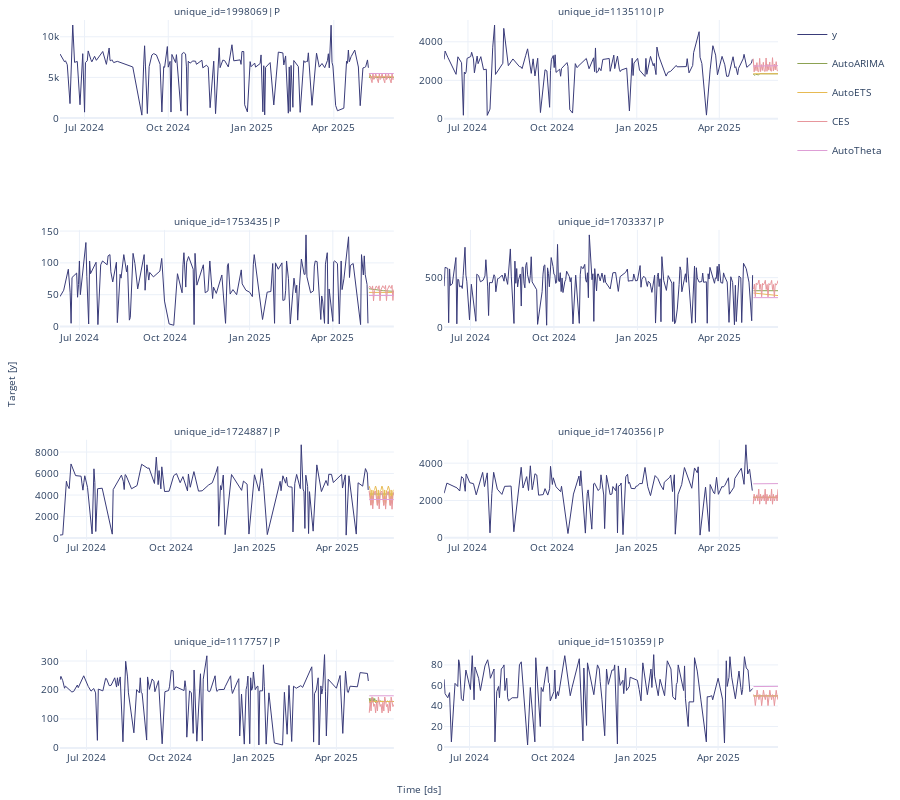

The notebook cell saved with this chart:
### Code cell
# StatsForecast plot
auto_sf.plot(plot_df, stock_pred_auto, engine='plotly')

### Figure 1 — Plotly figure (JSON) as saved in the notebook; plotly's stock layout.template omitted (floating-point values rounded to 4 significant figures; data arrays with more than 128 entries replaced by an {"elided": "..."} marker saying what was removed)
{"data": [{"legendgroup": "y", "line": {"color": "#393b79", "width": 1}, "mode": "lines", "name": "y", "showlegend": true, "type": "scatter", "x": {"elided": "170 str values"}, "xaxis": "x", "y": {"elided": "170 float values"}, "yaxis": "y"}, {"legendgroup": "AutoARIMA", "line": {"color": "#8ca252", "width": 1}, "mode": "lines", "name": "AutoARIMA", "showlegend": true, "type": "scatter", "x": {"elided": "170 str values"}, "xaxis": "x", "y": {"elided": "170 float values"}, "yaxis": "y"}, {"legendgroup": "AutoETS", "line": {"color": "#e7ba52", "width": 1}, "mode": "lines", "name": "AutoETS", "showlegend": true, "type": "scatter", "x": {"elided": "170 str values"}, "xaxis": "x", "y": {"elided": "170 float values"}, "yaxis": "y"}, {"legendgroup": "CES", "line": {"color": "#e7969c", "width": 1}, "mode": "lines", "name": "CES", "showlegend": true, "type": "scatter", "x": {"elided": "170 str values"}, "xaxis": "x", "y": {"elided": "170 float values"}, "yaxis": "y"}, {"legendgroup": "AutoTheta", "line": {"color": "#de9ed6", "width": 1}, "mode": "lines", "name": "AutoTheta", "showlegend": true, "type": "scatter", "x": {"elided": "170 str values"}, "xaxis": "x", "y": {"elided": "170 float values"}, "yaxis": "y"}, {"legendgroup": "y", "line": {"color": "#393b79", "width": 1}, "mode": "lines", "name": "y", "showlegend": false, "type": "scatter", "x": {"elided": "157 str values"}, "xaxis": "x2", "y": {"elided": "157 float values"}, "yaxis": "y2"}, {"legendgroup": "AutoARIMA", "line": {"color": "#8ca252", "width": 1}, "mode": "lines", "name": "AutoARIMA", "showlegend": false, "type": "scatter", "x": {"elided": "157 str values"}, "xaxis": "x2", "y": {"elided": "157 float values"}, "yaxis": "y2"}, {"legendgroup": "AutoETS", "line": {"color": "#e7ba52", "width": 1}, "mode": "lines", "name": "AutoETS", "showlegend": false, "type": "scatter", "x": {"elided": "157 str values"}, "xaxis": "x2", "y": {"elided": "157 float values"}, "yaxis": "y2"}, {"legendgroup": "CES", "line": {"color": "#e7969c", "width": 1}, "mode": "lines", "name": "CES", "showlegend": false, "type": "scatter", "x": {"elided": "157 str values"}, "xaxis": "x2", "y": {"elided": "157 float values"}, "yaxis": "y2"}, {"legendgroup": "AutoTheta", "line": {"color": "#de9ed6", "width": 1}, "mode": "lines", "name": "AutoTheta", "showlegend": false, "type": "scatter", "x": {"elided": "157 str values"}, "xaxis": "x2", "y": {"elided": "157 float values"}, "yaxis": "y2"}, {"legendgroup": "y", "line": {"color": "#393b79", "width": 1}, "mode": "lines", "name": "y", "showlegend": false, "type": "scatter", "x": {"elided": "169 str values"}, "xaxis": "x3", "y": {"elided": "169 float values"}, "yaxis": "y3"}, {"legendgroup": "AutoARIMA", "line": {"color": "#8ca252", "width": 1}, "mode": "lines", "name": "AutoARIMA", "showlegend": false, "type": "scatter", "x": {"elided": "169 str values"}, "xaxis": "x3", "y": {"elided": "169 float values"}, "yaxis": "y3"}, {"legendgroup": "AutoETS", "line": {"color": "#e7ba52", "width": 1}, "mode": "lines", "name": "AutoETS", "showlegend": false, "type": "scatter", "x": {"elided": "169 str values"}, "xaxis": "x3", "y": {"elided": "169 float values"}, "yaxis": "y3"}, {"legendgroup": "CES", "line": {"color": "#e7969c", "width": 1}, "mode": "lines", "name": "CES", "showlegend": false, "type": "scatter", "x": {"elided": "169 str values"}, "xaxis": "x3", "y": {"elided": "169 float values"}, "yaxis": "y3"}, {"legendgroup": "AutoTheta", "line": {"color": "#de9ed6", "width": 1}, "mode": "lines", "name": "AutoTheta", "showlegend": false, "type": "scatter", "x": {"elided": "169 str values"}, "xaxis": "x3", "y": {"elided": "169 float values"}, "yaxis": "y3"}, {"legendgroup": "y", "line": {"color": "#393b79", "width": 1}, "mode": "lines", "name": "y", "showlegend": false, "type": "scatter", "x": {"elided": "243 str values"}, "xaxis": "x4", "y": {"elided": "243 float values"}, "yaxis": "y4"}, {"legendgroup": "AutoARIMA", "line": {"color": "#8ca252", "width": 1}, "mode": "lines", "name": "AutoARIMA", "showlegend": false, "type": "scatter", "x": {"elided": "243 str values"}, "xaxis": "x4", "y": {"elided": "243 float values"}, "yaxis": "y4"}, {"legendgroup": "AutoETS", "line": {"color": "#e7ba52", "width": 1}, "mode": "lines", "name": "AutoETS", "showlegend": false, "type": "scatter", "x": {"elided": "243 str values"}, "xaxis": "x4", "y": {"elided": "243 float values"}, "yaxis": "y4"}, {"legendgroup": "CES", "line": {"color": "#e7969c", "width": 1}, "mode": "lines", "name": "CES", "showlegend": false, "type": "scatter", "x": {"elided": "243 str values"}, "xaxis": "x4", "y": {"elided": "243 float values"}, "yaxis": "y4"}, {"legendgroup": "AutoTheta", "line": {"color": "#de9ed6", "width": 1}, "mode": "lines", "name": "AutoTheta", "showlegend": false, "type": "scatter", "x": {"elided": "243 str values"}, "xaxis": "x4", "y": {"elided": "243 float values"}, "yaxis": "y4"}, {"legendgroup": "y", "line": {"color": "#393b79", "width": 1}, "mode": "lines", "name": "y", "showlegend": false, "type": "scatter", "x": {"elided": "137 str values"}, "xaxis": "x5", "y": {"elided": "137 float values"}, "yaxis": "y5"}, {"legendgroup": "AutoARIMA", "line": {"color": "#8ca252", "width": 1}, "mode": "lines", "name": "AutoARIMA", "showlegend": false, "type": "scatter", "x": {"elided": "137 str values"}, "xaxis": "x5", "y": {"elided": "137 float values"}, "yaxis": "y5"}, {"legendgroup": "AutoETS", "line": {"color": "#e7ba52", "width": 1}, "mode": "lines", "name": "AutoETS", "showlegend": false, "type": "scatter", "x": {"elided": "137 str values"}, "xaxis": "x5", "y": {"elided": "137 float values"}, "yaxis": "y5"}, {"legendgroup": "CES", "line": {"color": "#e7969c", "width": 1}, "mode": "lines", "name": "CES", "showlegend": false, "type": "scatter", "x": {"elided": "137 str values"}, "xaxis": "x5", "y": {"elided": "137 float values"}, "yaxis": "y5"}, {"legendgroup": "AutoTheta", "line": {"color": "#de9ed6", "width": 1}, "mode": "lines", "name": "AutoTheta", "showlegend": false, "type": "scatter", "x": {"elided": "137 str values"}, "xaxis": "x5", "y": {"elided": "137 float values"}, "yaxis": "y5"}, {"legendgroup": "y", "line": {"color": "#393b79", "width": 1}, "mode": "lines", "name": "y", "showlegend": false, "type": "scatter", "x": {"elided": "155 str values"}, "xaxis": "x6", "y": {"elided": "155 float values"}, "yaxis": "y6"}, {"legendgroup": "AutoARIMA", "line": {"color": "#8ca252", "width": 1}, "mode": "lines", "name": "AutoARIMA", "showlegend": false, "type": "scatter", "x": {"elided": "155 str values"}, "xaxis": "x6", "y": {"elided": "155 float values"}, "yaxis": "y6"}, {"legendgroup": "AutoETS", "line": {"color": "#e7ba52", "width": 1}, "mode": "lines", "name": "AutoETS", "showlegend": false, "type": "scatter", "x": {"elided": "155 str values"}, "xaxis": "x6", "y": {"elided": "155 float values"}, "yaxis": "y6"}, {"legendgroup": "CES", "line": {"color": "#e7969c", "width": 1}, "mode": "lines", "name": "CES", "showlegend": false, "type": "scatter", "x": {"elided": "155 str values"}, "xaxis": "x6", "y": {"elided": "155 float values"}, "yaxis": "y6"}, {"legendgroup": "AutoTheta", "line": {"color": "#de9ed6", "width": 1}, "mode": "lines", "name": "AutoTheta", "showlegend": false, "type": "scatter", "x": {"elided": "155 str values"}, "xaxis": "x6", "y": {"elided": "155 float values"}, "yaxis": "y6"}, {"legendgroup": "y", "line": {"color": "#393b79", "width": 1}, "mode": "lines", "name": "y", "showlegend": false, "type": "scatter", "x": {"elided": "164 str values"}, "xaxis": "x7", "y": {"elided": "164 float values"}, "yaxis": "y7"}, {"legendgroup": "AutoARIMA", "line": {"color": "#8ca252", "width": 1}, "mode": "lines", "name": "AutoARIMA", "showlegend": false, "type": "scatter", "x": {"elided": "164 str values"}, "xaxis": "x7", "y": {"elided": "164 float values"}, "yaxis": "y7"}, {"legendgroup": "AutoETS", "line": {"color": "#e7ba52", "width": 1}, "mode": "lines", "name": "AutoETS", "showlegend": false, "type": "scatter", "x": {"elided": "164 str values"}, "xaxis": "x7", "y": {"elided": "164 float values"}, "yaxis": "y7"}, {"legendgroup": "CES", "line": {"color": "#e7969c", "width": 1}, "mode": "lines", "name": "CES", "showlegend": false, "type": "scatter", "x": {"elided": "164 str values"}, "xaxis": "x7", "y": {"elided": "164 float values"}, "yaxis": "y7"}, {"legendgroup": "AutoTheta", "line": {"color": "#de9ed6", "width": 1}, "mode": "lines", "name": "AutoTheta", "showlegend": false, "type": "scatter", "x": {"elided": "164 str values"}, "xaxis": "x7", "y": {"elided": "164 float values"}, "yaxis": "y7"}, {"legendgroup": "y", "line": {"color": "#393b79", "width": 1}, "mode": "lines", "name": "y", "showlegend": false, "type": "scatter", "x": {"elided": "173 str values"}, "xaxis": "x8", "y": {"elided": "173 float values"}, "yaxis": "y8"}, {"legendgroup": "AutoARIMA", "line": {"color": "#8ca252", "width": 1}, "mode": "lines", "name": "AutoARIMA", "showlegend": false, "type": "scatter", "x": {"elided": "173 str values"}, "xaxis": "x8", "y": {"elided": "173 float values"}, "yaxis": "y8"}, {"legendgroup": "AutoETS", "line": {"color": "#e7ba52", "width": 1}, "mode": "lines", "name": "AutoETS", "showlegend": false, "type": "scatter", "x": {"elided": "173 str values"}, "xaxis": "x8", "y": {"elided": "173 float values"}, "yaxis": "y8"}, {"legendgroup": "CES", "line": {"color": "#e7969c", "width": 1}, "mode": "lines", "name": "CES", "showlegend": false, "type": "scatter", "x": {"elided": "173 str values"}, "xaxis": "x8", "y": {"elided": "173 float values"}, "yaxis": "y8"}, {"legendgroup": "AutoTheta", "line": {"color": "#de9ed6", "width": 1}, "mode": "lines", "name": "AutoTheta", "showlegend": false, "type": "scatter", "x": {"elided": "173 str values"}, "xaxis": "x8", "y": {"elided": "173 float values"}, "yaxis": "y8"}], "layout": {"annotations": [{"font": {"size": 10}, "showarrow": false, "text": "unique_id=1998069|P", "x": 0.2325, "xanchor": "center", "xref": "paper", "y": 1, "yanchor": "bottom", "yref": "paper"}, {"font": {"size": 10}, "showarrow": false, "text": "unique_id=1135110|P", "x": 0.7675, "xanchor": "center", "xref": "paper", "y": 1, "yanchor": "bottom", "yref": "paper"}, {"font": {"size": 10}, "showarrow": false, "text": "unique_id=1753435|P", "x": 0.2325, "xanchor": "center", "xref": "paper", "y": 0.7125, "yanchor": "bottom", "yref": "paper"}, {"font": {"size": 10}, "showarrow": false, "text": "unique_id=1703337|P", "x": 0.7675, "xanchor": "center", "xref": "paper", "y": 0.7125, "yanchor": "bottom", "yref": "paper"}, {"font": {"size": 10}, "showarrow": false, "text": "unique_id=1724887|P", "x": 0.2325, "xanchor": "center", "xref": "paper", "y": 0.425, "yanchor": "bottom", "yref": "paper"}, {"font": {"size": 10}, "showarrow": false, "text": "unique_id=1740356|P", "x": 0.7675, "xanchor": "center", "xref": "paper", "y": 0.425, "yanchor": "bottom", "yref": "paper"}, {"font": {"size": 10}, "showarrow": false, "text": "unique_id=1117757|P", "x": 0.2325, "xanchor": "center", "xref": "paper", "y": 0.1375, "yanchor": "bottom", "yref": "paper"}, {"font": {"size": 10}, "showarrow": false, "text": "unique_id=1510359|P", "x": 0.7675, "xanchor": "center", "xref": "paper", "y": 0.1375, "yanchor": "bottom", "yref": "paper"}, {"font": {"size": 10}, "showarrow": false, "text": "Time [ds]", "x": 0.5, "xanchor": "center", "xref": "paper", "y": 0, "yanchor": "top", "yref": "paper", "yshift": -30}, {"font": {"size": 10}, "showarrow": false, "text": "Target [y]", "textangle": -90, "x": 0, "xanchor": "right", "xref": "paper", "xshift": -40, "y": 0.5, "yanchor": "middle", "yref": "paper"}], "autosize": true, "font": {"size": 10}, "height": 800, "margin": {"b": 50, "l": 60, "r": 10, "t": 20}, "xaxis": {"anchor": "y", "domain": [0, 0.465], "showticklabels": true, "visible": true}, "xaxis2": {"anchor": "y2", "domain": [0.535, 1.0], "showticklabels": true, "visible": true}, "xaxis3": {"anchor": "y3", "domain": [0, 0.465], "showticklabels": true, "visible": true}, "xaxis4": {"anchor": "y4", "domain": [0.535, 1.0], "showticklabels": true, "visible": true}, "xaxis5": {"anchor": "y5", "domain": [0, 0.465], "showticklabels": true, "visible": true}, "xaxis6": {"anchor": "y6", "domain": [0.535, 1.0], "showticklabels": true, "visible": true}, "xaxis7": {"anchor": "y7", "domain": [0, 0.465], "showticklabels": true, "visible": true}, "xaxis8": {"anchor": "y8", "domain": [0.535, 1.0], "showticklabels": true, "visible": true}, "yaxis": {"anchor": "x", "domain": [0.8625, 1]}, "yaxis2": {"anchor": "x2", "domain": [0.8625, 1]}, "yaxis3": {"anchor": "x3", "domain": [0.575, 0.7125]}, "yaxis4": {"anchor": "x4", "domain": [0.575, 0.7125]}, "yaxis5": {"anchor": "x5", "domain": [0.2875, 0.425]}, "yaxis6": {"anchor": "x6", "domain": [0.2875, 0.425]}, "yaxis7": {"anchor": "x7", "domain": [0, 0.1375]}, "yaxis8": {"anchor": "x8", "domain": [0, 0.1375]}}}
